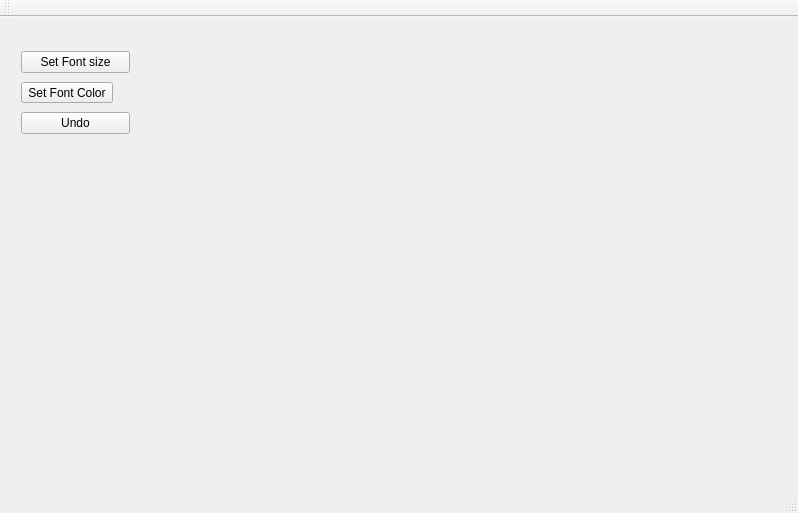
<?xml version="1.0" encoding="UTF-8"?>
<ui version="4.0">
 <class>MainWindow</class>
 <widget class="QMainWindow" name="MainWindow">
  <property name="geometry">
   <rect>
    <x>0</x>
    <y>0</y>
    <width>798</width>
    <height>513</height>
   </rect>
  </property>
  <property name="windowTitle">
   <string>MainWindow</string>
  </property>
  <widget class="QWidget" name="centralWidget">
   <widget class="QWidget" name="verticalLayoutWidget">
    <property name="geometry">
     <rect>
      <x>10</x>
      <y>20</y>
      <width>131</width>
      <height>111</height>
     </rect>
    </property>
    <layout class="QVBoxLayout" name="verticalLayout">
     <item>
      <widget class="QPushButton" name="setFont">
       <property name="text">
        <string>Set Font size</string>
       </property>
      </widget>
     </item>
     <item>
      <widget class="QToolButton" name="setBackground">
       <property name="text">
        <string>Set Font Color</string>
       </property>
      </widget>
     </item>
     <item>
      <widget class="QPushButton" name="undoButton">
       <property name="text">
        <string>Undo</string>
       </property>
      </widget>
     </item>
    </layout>
   </widget>
   <widget class="QWidget" name="pluginsWidget" native="true">
    <property name="geometry">
     <rect>
      <x>20</x>
      <y>140</y>
      <width>181</width>
      <height>281</height>
     </rect>
    </property>
   </widget>
   <widget class="QWidget" name="treeWidget" native="true">
    <property name="geometry">
     <rect>
      <x>220</x>
      <y>10</y>
      <width>571</width>
      <height>431</height>
     </rect>
    </property>
   </widget>
  </widget>
  <widget class="QMenuBar" name="menuBar">
   <property name="geometry">
    <rect>
     <x>0</x>
     <y>0</y>
     <width>798</width>
     <height>23</height>
    </rect>
   </property>
  </widget>
  <widget class="QToolBar" name="mainToolBar">
   <attribute name="toolBarArea">
    <enum>TopToolBarArea</enum>
   </attribute>
   <attribute name="toolBarBreak">
    <bool>false</bool>
   </attribute>
  </widget>
  <widget class="QStatusBar" name="statusBar"/>
 </widget>
 <layoutdefault spacing="6" margin="11"/>
 <resources/>
 <connections/>
</ui>
